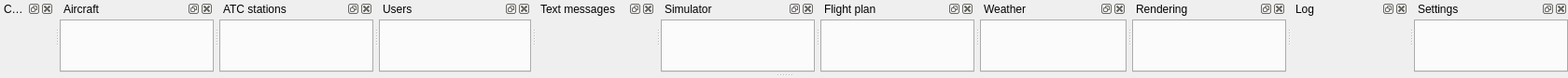
<?xml version="1.0" encoding="UTF-8"?>
<ui version="4.0">
 <class>CMainInfoAreaComponent</class>
 <widget class="QMainWindow" name="CMainInfoAreaComponent">
  <property name="geometry">
   <rect>
    <x>0</x>
    <y>0</y>
    <width>1629</width>
    <height>79</height>
   </rect>
  </property>
  <property name="windowTitle">
   <string>Main info area</string>
  </property>
  <property name="windowIcon">
   <iconset>
    <normaloff>:/own/icons/own/swift/swift24.png</normaloff>:/own/icons/own/swift/swift24.png</iconset>
  </property>
  <property name="styleSheet">
   <string notr="true"/>
  </property>
  <property name="animated">
   <bool>false</bool>
  </property>
  <property name="documentMode">
   <bool>false</bool>
  </property>
  <property name="dockNestingEnabled">
   <bool>false</bool>
  </property>
  <property name="dockOptions">
   <set>QMainWindow::AllowTabbedDocks|QMainWindow::ForceTabbedDocks</set>
  </property>
  <widget class="QWidget" name="qw_centralWidgetEmptyUsedAsPadding">
   <property name="enabled">
    <bool>false</bool>
   </property>
   <property name="maximumSize">
    <size>
     <width>0</width>
     <height>0</height>
    </size>
   </property>
  </widget>
  <widget class="BlackGui::CDockWidgetInfoArea" name="dwp_Cockpit">
   <property name="maximumSize">
    <size>
     <width>524287</width>
     <height>524287</height>
    </size>
   </property>
   <property name="allowedAreas">
    <set>Qt::TopDockWidgetArea</set>
   </property>
   <property name="windowTitle">
    <string>Cockpit</string>
   </property>
   <attribute name="dockWidgetArea">
    <number>4</number>
   </attribute>
   <widget class="QWidget" name="qw_CockpitOuter">
    <layout class="QVBoxLayout" name="vl_CockpitOuter">
     <property name="spacing">
      <number>0</number>
     </property>
     <property name="leftMargin">
      <number>0</number>
     </property>
     <property name="topMargin">
      <number>0</number>
     </property>
     <property name="rightMargin">
      <number>0</number>
     </property>
     <property name="bottomMargin">
      <number>0</number>
     </property>
     <item>
      <widget class="QFrame" name="fr_CockpitInner">
       <property name="frameShape">
        <enum>QFrame::NoFrame</enum>
       </property>
       <property name="frameShadow">
        <enum>QFrame::Plain</enum>
       </property>
       <property name="lineWidth">
        <number>0</number>
       </property>
       <layout class="QVBoxLayout" name="vl_CockpitInner">
        <property name="spacing">
         <number>0</number>
        </property>
        <property name="leftMargin">
         <number>0</number>
        </property>
        <property name="topMargin">
         <number>0</number>
        </property>
        <property name="rightMargin">
         <number>0</number>
        </property>
        <property name="bottomMargin">
         <number>0</number>
        </property>
        <item>
         <widget class="BlackGui::Components::CCockpitComponent" name="comp_Cockpit" native="true"/>
        </item>
       </layout>
      </widget>
     </item>
    </layout>
   </widget>
  </widget>
  <widget class="BlackGui::CDockWidgetInfoArea" name="dwp_Aircraft">
   <property name="minimumSize">
    <size>
     <width>165</width>
     <height>66</height>
    </size>
   </property>
   <property name="features">
    <set>QDockWidget::AllDockWidgetFeatures</set>
   </property>
   <property name="allowedAreas">
    <set>Qt::TopDockWidgetArea</set>
   </property>
   <property name="windowTitle">
    <string>Aircraft</string>
   </property>
   <attribute name="dockWidgetArea">
    <number>4</number>
   </attribute>
   <widget class="QWidget" name="qw_AircraftOuter">
    <layout class="QVBoxLayout" name="vl_AircraftOuter">
     <property name="spacing">
      <number>0</number>
     </property>
     <property name="leftMargin">
      <number>0</number>
     </property>
     <property name="topMargin">
      <number>0</number>
     </property>
     <property name="rightMargin">
      <number>0</number>
     </property>
     <property name="bottomMargin">
      <number>0</number>
     </property>
     <item>
      <widget class="QFrame" name="fr_AircraftInner">
       <property name="frameShape">
        <enum>QFrame::NoFrame</enum>
       </property>
       <property name="frameShadow">
        <enum>QFrame::Raised</enum>
       </property>
       <property name="lineWidth">
        <number>0</number>
       </property>
       <layout class="QVBoxLayout" name="vl_AircraftInner">
        <property name="spacing">
         <number>0</number>
        </property>
        <property name="leftMargin">
         <number>0</number>
        </property>
        <property name="topMargin">
         <number>2</number>
        </property>
        <property name="rightMargin">
         <number>0</number>
        </property>
        <property name="bottomMargin">
         <number>0</number>
        </property>
        <item>
         <widget class="BlackGui::Components::CAircraftComponent" name="comp_Aircraft">
          <property name="minimumSize">
           <size>
            <width>0</width>
            <height>0</height>
           </size>
          </property>
         </widget>
        </item>
       </layout>
      </widget>
     </item>
    </layout>
   </widget>
  </widget>
  <widget class="BlackGui::CDockWidgetInfoArea" name="dwp_AtcStations">
   <property name="minimumSize">
    <size>
     <width>165</width>
     <height>66</height>
    </size>
   </property>
   <property name="floating">
    <bool>false</bool>
   </property>
   <property name="allowedAreas">
    <set>Qt::TopDockWidgetArea</set>
   </property>
   <property name="windowTitle">
    <string>ATC stations</string>
   </property>
   <attribute name="dockWidgetArea">
    <number>4</number>
   </attribute>
   <widget class="QWidget" name="qw_AtcStationsOuter">
    <property name="minimumSize">
     <size>
      <width>0</width>
      <height>0</height>
     </size>
    </property>
    <layout class="QVBoxLayout" name="vl_AtcStationsOuter">
     <property name="spacing">
      <number>0</number>
     </property>
     <property name="leftMargin">
      <number>0</number>
     </property>
     <property name="topMargin">
      <number>0</number>
     </property>
     <property name="rightMargin">
      <number>0</number>
     </property>
     <property name="bottomMargin">
      <number>0</number>
     </property>
     <item>
      <widget class="QFrame" name="fr_AtcStationsInner">
       <property name="frameShape">
        <enum>QFrame::NoFrame</enum>
       </property>
       <property name="frameShadow">
        <enum>QFrame::Plain</enum>
       </property>
       <property name="lineWidth">
        <number>0</number>
       </property>
       <layout class="QVBoxLayout" name="vl_AtcStationsInner">
        <property name="spacing">
         <number>0</number>
        </property>
        <property name="leftMargin">
         <number>0</number>
        </property>
        <property name="topMargin">
         <number>2</number>
        </property>
        <property name="rightMargin">
         <number>0</number>
        </property>
        <property name="bottomMargin">
         <number>0</number>
        </property>
        <item>
         <widget class="BlackGui::Components::CAtcStationComponent" name="comp_AtcStations">
          <property name="minimumSize">
           <size>
            <width>0</width>
            <height>0</height>
           </size>
          </property>
         </widget>
        </item>
       </layout>
      </widget>
     </item>
    </layout>
   </widget>
  </widget>
  <widget class="BlackGui::CDockWidgetInfoArea" name="dwp_Users">
   <property name="minimumSize">
    <size>
     <width>163</width>
     <height>64</height>
    </size>
   </property>
   <property name="allowedAreas">
    <set>Qt::TopDockWidgetArea</set>
   </property>
   <property name="windowTitle">
    <string>Users</string>
   </property>
   <attribute name="dockWidgetArea">
    <number>4</number>
   </attribute>
   <widget class="QWidget" name="qw_UsersOuter">
    <layout class="QVBoxLayout" name="vl_UsersOuter">
     <property name="spacing">
      <number>0</number>
     </property>
     <property name="leftMargin">
      <number>0</number>
     </property>
     <property name="topMargin">
      <number>0</number>
     </property>
     <property name="rightMargin">
      <number>0</number>
     </property>
     <property name="bottomMargin">
      <number>0</number>
     </property>
     <item>
      <widget class="QFrame" name="fr_UsersInner">
       <property name="frameShape">
        <enum>QFrame::NoFrame</enum>
       </property>
       <property name="frameShadow">
        <enum>QFrame::Plain</enum>
       </property>
       <property name="lineWidth">
        <number>0</number>
       </property>
       <layout class="QVBoxLayout" name="vl_UsersInner">
        <property name="spacing">
         <number>0</number>
        </property>
        <property name="leftMargin">
         <number>0</number>
        </property>
        <property name="topMargin">
         <number>2</number>
        </property>
        <property name="rightMargin">
         <number>0</number>
        </property>
        <property name="bottomMargin">
         <number>0</number>
        </property>
        <item>
         <widget class="BlackGui::Components::CUserComponent" name="comp_Users"/>
        </item>
       </layout>
      </widget>
     </item>
    </layout>
   </widget>
  </widget>
  <widget class="BlackGui::CDockWidgetInfoArea" name="dwp_TextMessages">
   <property name="minimumSize">
    <size>
     <width>127</width>
     <height>50</height>
    </size>
   </property>
   <property name="allowedAreas">
    <set>Qt::TopDockWidgetArea</set>
   </property>
   <property name="windowTitle">
    <string>Text messages</string>
   </property>
   <attribute name="dockWidgetArea">
    <number>4</number>
   </attribute>
   <widget class="QWidget" name="qw_TextMessagesOuter">
    <layout class="QVBoxLayout" name="vl_TextMessagesOuter">
     <property name="spacing">
      <number>0</number>
     </property>
     <property name="leftMargin">
      <number>0</number>
     </property>
     <property name="topMargin">
      <number>2</number>
     </property>
     <property name="rightMargin">
      <number>0</number>
     </property>
     <property name="bottomMargin">
      <number>0</number>
     </property>
     <item>
      <widget class="BlackGui::Components::CTextMessageComponent" name="comp_TextMessages">
       <property name="frameShape">
        <enum>QFrame::NoFrame</enum>
       </property>
       <property name="frameShadow">
        <enum>QFrame::Plain</enum>
       </property>
       <property name="lineWidth">
        <number>0</number>
       </property>
      </widget>
     </item>
    </layout>
   </widget>
  </widget>
  <widget class="BlackGui::CDockWidgetInfoArea" name="dwp_Simulator">
   <property name="minimumSize">
    <size>
     <width>165</width>
     <height>66</height>
    </size>
   </property>
   <property name="allowedAreas">
    <set>Qt::TopDockWidgetArea</set>
   </property>
   <property name="windowTitle">
    <string>Simulator</string>
   </property>
   <attribute name="dockWidgetArea">
    <number>4</number>
   </attribute>
   <widget class="QWidget" name="qw_SimulatorOuter">
    <layout class="QVBoxLayout" name="vl_SimulatorOuter">
     <property name="spacing">
      <number>0</number>
     </property>
     <property name="leftMargin">
      <number>0</number>
     </property>
     <property name="topMargin">
      <number>0</number>
     </property>
     <property name="rightMargin">
      <number>0</number>
     </property>
     <property name="bottomMargin">
      <number>0</number>
     </property>
     <item>
      <widget class="QFrame" name="fr_SimulatorInner">
       <property name="frameShape">
        <enum>QFrame::NoFrame</enum>
       </property>
       <property name="frameShadow">
        <enum>QFrame::Plain</enum>
       </property>
       <property name="lineWidth">
        <number>0</number>
       </property>
       <layout class="QVBoxLayout" name="vl_SimulatorInner">
        <property name="spacing">
         <number>0</number>
        </property>
        <property name="leftMargin">
         <number>0</number>
        </property>
        <property name="topMargin">
         <number>2</number>
        </property>
        <property name="rightMargin">
         <number>0</number>
        </property>
        <property name="bottomMargin">
         <number>0</number>
        </property>
        <item>
         <widget class="BlackGui::Components::CSimulatorComponent" name="comp_Simulator"/>
        </item>
       </layout>
      </widget>
     </item>
    </layout>
   </widget>
  </widget>
  <widget class="BlackGui::CDockWidgetInfoArea" name="dwp_FlightPlan">
   <property name="minimumSize">
    <size>
     <width>165</width>
     <height>66</height>
    </size>
   </property>
   <property name="allowedAreas">
    <set>Qt::TopDockWidgetArea</set>
   </property>
   <property name="windowTitle">
    <string>Flight plan</string>
   </property>
   <attribute name="dockWidgetArea">
    <number>4</number>
   </attribute>
   <widget class="QWidget" name="qw_FlightPlanOuter">
    <layout class="QVBoxLayout" name="vl_FlightPlanOuter">
     <property name="leftMargin">
      <number>0</number>
     </property>
     <property name="topMargin">
      <number>0</number>
     </property>
     <property name="rightMargin">
      <number>0</number>
     </property>
     <property name="bottomMargin">
      <number>0</number>
     </property>
     <item>
      <widget class="QFrame" name="fr_FlightPlanInner">
       <layout class="QVBoxLayout" name="vl_FlightPlanInner">
        <property name="spacing">
         <number>0</number>
        </property>
        <property name="leftMargin">
         <number>0</number>
        </property>
        <property name="topMargin">
         <number>2</number>
        </property>
        <property name="rightMargin">
         <number>0</number>
        </property>
        <property name="bottomMargin">
         <number>0</number>
        </property>
        <item>
         <widget class="BlackGui::Components::CFlightPlanComponent" name="comp_FlightPlan">
          <property name="sizePolicy">
           <sizepolicy hsizetype="Preferred" vsizetype="Preferred">
            <horstretch>0</horstretch>
            <verstretch>0</verstretch>
           </sizepolicy>
          </property>
         </widget>
        </item>
       </layout>
      </widget>
     </item>
    </layout>
   </widget>
  </widget>
  <widget class="BlackGui::CDockWidgetInfoArea" name="dwp_Weather">
   <property name="minimumSize">
    <size>
     <width>157</width>
     <height>78</height>
    </size>
   </property>
   <property name="allowedAreas">
    <set>Qt::TopDockWidgetArea</set>
   </property>
   <property name="windowTitle">
    <string>Weather</string>
   </property>
   <attribute name="dockWidgetArea">
    <number>4</number>
   </attribute>
   <widget class="QWidget" name="qw_WeatherOuter">
    <property name="minimumSize">
     <size>
      <width>0</width>
      <height>0</height>
     </size>
    </property>
    <layout class="QVBoxLayout" name="vl_Weather">
     <property name="spacing">
      <number>0</number>
     </property>
     <property name="leftMargin">
      <number>0</number>
     </property>
     <property name="topMargin">
      <number>0</number>
     </property>
     <property name="rightMargin">
      <number>0</number>
     </property>
     <property name="bottomMargin">
      <number>0</number>
     </property>
     <item>
      <widget class="QFrame" name="fr_WeatherInner">
       <property name="frameShape">
        <enum>QFrame::NoFrame</enum>
       </property>
       <property name="frameShadow">
        <enum>QFrame::Plain</enum>
       </property>
       <property name="lineWidth">
        <number>0</number>
       </property>
       <layout class="QVBoxLayout" name="vl_WeatherInner">
        <property name="spacing">
         <number>0</number>
        </property>
        <property name="leftMargin">
         <number>0</number>
        </property>
        <property name="topMargin">
         <number>2</number>
        </property>
        <property name="rightMargin">
         <number>0</number>
        </property>
        <property name="bottomMargin">
         <number>0</number>
        </property>
        <item>
         <widget class="BlackGui::Components::CWeatherComponent" name="comp_Weather"/>
        </item>
       </layout>
      </widget>
     </item>
    </layout>
   </widget>
  </widget>
  <widget class="BlackGui::CDockWidgetInfoArea" name="dwp_Rendering">
   <property name="minimumSize">
    <size>
     <width>165</width>
     <height>66</height>
    </size>
   </property>
   <property name="allowedAreas">
    <set>Qt::TopDockWidgetArea</set>
   </property>
   <property name="windowTitle">
    <string>Rendering</string>
   </property>
   <attribute name="dockWidgetArea">
    <number>4</number>
   </attribute>
   <widget class="QWidget" name="qw_RenderingOuter">
    <layout class="QVBoxLayout" name="vl_RenderingOuter">
     <property name="spacing">
      <number>0</number>
     </property>
     <property name="leftMargin">
      <number>0</number>
     </property>
     <property name="topMargin">
      <number>0</number>
     </property>
     <property name="rightMargin">
      <number>0</number>
     </property>
     <property name="bottomMargin">
      <number>0</number>
     </property>
     <item>
      <widget class="QFrame" name="fr_RenderingInner">
       <layout class="QVBoxLayout" name="vl_RenderingInner">
        <property name="spacing">
         <number>0</number>
        </property>
        <property name="leftMargin">
         <number>0</number>
        </property>
        <property name="topMargin">
         <number>2</number>
        </property>
        <property name="rightMargin">
         <number>0</number>
        </property>
        <property name="bottomMargin">
         <number>0</number>
        </property>
        <item>
         <widget class="BlackGui::Components::CMappingComponent" name="comp_Mappings"/>
        </item>
       </layout>
      </widget>
     </item>
    </layout>
   </widget>
  </widget>
  <widget class="BlackGui::CDockWidgetInfoArea" name="dwp_Log">
   <property name="minimumSize">
    <size>
     <width>125</width>
     <height>70</height>
    </size>
   </property>
   <property name="allowedAreas">
    <set>Qt::TopDockWidgetArea</set>
   </property>
   <property name="windowTitle">
    <string>Log</string>
   </property>
   <attribute name="dockWidgetArea">
    <number>4</number>
   </attribute>
   <widget class="QWidget" name="qw_LogOuter">
    <layout class="QVBoxLayout" name="vl_LogOuter">
     <property name="spacing">
      <number>0</number>
     </property>
     <property name="leftMargin">
      <number>0</number>
     </property>
     <property name="topMargin">
      <number>0</number>
     </property>
     <property name="rightMargin">
      <number>0</number>
     </property>
     <property name="bottomMargin">
      <number>0</number>
     </property>
     <item>
      <widget class="QFrame" name="fr_LogInner">
       <property name="frameShape">
        <enum>QFrame::NoFrame</enum>
       </property>
       <property name="frameShadow">
        <enum>QFrame::Plain</enum>
       </property>
       <property name="lineWidth">
        <number>0</number>
       </property>
       <layout class="QVBoxLayout" name="vl_LogInner">
        <property name="spacing">
         <number>0</number>
        </property>
        <property name="leftMargin">
         <number>0</number>
        </property>
        <property name="topMargin">
         <number>2</number>
        </property>
        <property name="rightMargin">
         <number>0</number>
        </property>
        <property name="bottomMargin">
         <number>0</number>
        </property>
        <item>
         <widget class="BlackGui::Components::CLogComponent" name="comp_Log"/>
        </item>
       </layout>
      </widget>
     </item>
    </layout>
   </widget>
  </widget>
  <widget class="BlackGui::CDockWidgetInfoArea" name="dwp_Settings">
   <property name="minimumSize">
    <size>
     <width>165</width>
     <height>66</height>
    </size>
   </property>
   <property name="allowedAreas">
    <set>Qt::TopDockWidgetArea</set>
   </property>
   <property name="windowTitle">
    <string>Settings</string>
   </property>
   <attribute name="dockWidgetArea">
    <number>4</number>
   </attribute>
   <widget class="QWidget" name="qw_SettingsOuter">
    <layout class="QVBoxLayout" name="vl_SettingsOuter">
     <property name="spacing">
      <number>0</number>
     </property>
     <property name="leftMargin">
      <number>0</number>
     </property>
     <property name="topMargin">
      <number>0</number>
     </property>
     <property name="rightMargin">
      <number>0</number>
     </property>
     <property name="bottomMargin">
      <number>0</number>
     </property>
     <item>
      <widget class="QFrame" name="fr_SettingsInner">
       <property name="frameShape">
        <enum>QFrame::NoFrame</enum>
       </property>
       <property name="frameShadow">
        <enum>QFrame::Plain</enum>
       </property>
       <property name="lineWidth">
        <number>0</number>
       </property>
       <layout class="QVBoxLayout" name="vl_SettingsInner">
        <property name="spacing">
         <number>0</number>
        </property>
        <property name="leftMargin">
         <number>0</number>
        </property>
        <property name="topMargin">
         <number>2</number>
        </property>
        <property name="rightMargin">
         <number>0</number>
        </property>
        <property name="bottomMargin">
         <number>0</number>
        </property>
        <item>
         <widget class="BlackGui::Components::CSettingsComponent" name="comp_Settings"/>
        </item>
       </layout>
      </widget>
     </item>
    </layout>
   </widget>
  </widget>
 </widget>
 <customwidgets>
  <customwidget>
   <class>BlackGui::CDockWidgetInfoArea</class>
   <extends>QDockWidget</extends>
   <header>blackgui/dockwidgetinfoarea.h</header>
   <container>1</container>
  </customwidget>
  <customwidget>
   <class>BlackGui::Components::CAtcStationComponent</class>
   <extends>QTabWidget</extends>
   <header>blackgui/components/atcstationcomponent.h</header>
   <container>1</container>
  </customwidget>
  <customwidget>
   <class>BlackGui::Components::CAircraftComponent</class>
   <extends>QTabWidget</extends>
   <header>blackgui/components/aircraftcomponent.h</header>
   <container>1</container>
  </customwidget>
  <customwidget>
   <class>BlackGui::Components::CFlightPlanComponent</class>
   <extends>QTabWidget</extends>
   <header>blackgui/components/flightplancomponent.h</header>
   <container>1</container>
  </customwidget>
  <customwidget>
   <class>BlackGui::Components::CUserComponent</class>
   <extends>QTabWidget</extends>
   <header>blackgui/components/usercomponent.h</header>
   <container>1</container>
  </customwidget>
  <customwidget>
   <class>BlackGui::Components::CSettingsComponent</class>
   <extends>QTabWidget</extends>
   <header>blackgui/components/settingscomponent.h</header>
   <container>1</container>
  </customwidget>
  <customwidget>
   <class>BlackGui::Components::CLogComponent</class>
   <extends>QFrame</extends>
   <header>blackgui/components/logcomponent.h</header>
   <container>1</container>
  </customwidget>
  <customwidget>
   <class>BlackGui::Components::CSimulatorComponent</class>
   <extends>QTabWidget</extends>
   <header>blackgui/components/simulatorcomponent.h</header>
   <container>1</container>
  </customwidget>
  <customwidget>
   <class>BlackGui::Components::CCockpitComponent</class>
   <extends>QWidget</extends>
   <header>blackgui/components/cockpitcomponent.h</header>
   <container>1</container>
  </customwidget>
  <customwidget>
   <class>BlackGui::Components::CTextMessageComponent</class>
   <extends>QFrame</extends>
   <header>blackgui/components/textmessagecomponent.h</header>
   <container>1</container>
  </customwidget>
  <customwidget>
   <class>BlackGui::Components::CMappingComponent</class>
   <extends>QTabWidget</extends>
   <header>blackgui/components/mappingcomponent.h</header>
   <container>1</container>
  </customwidget>
  <customwidget>
   <class>BlackGui::Components::CWeatherComponent</class>
   <extends>QTabWidget</extends>
   <header>blackgui/components/weathercomponent.h</header>
   <container>1</container>
  </customwidget>
 </customwidgets>
 <resources/>
 <connections/>
</ui>
